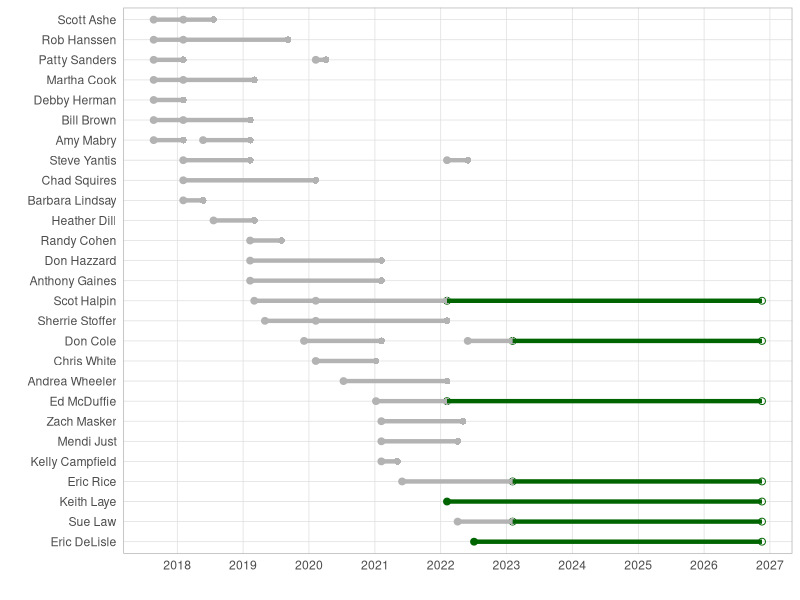
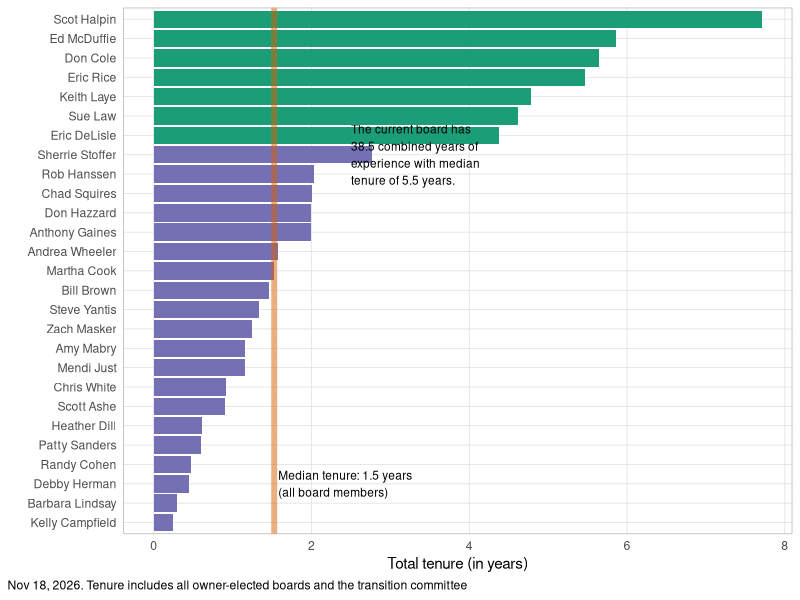
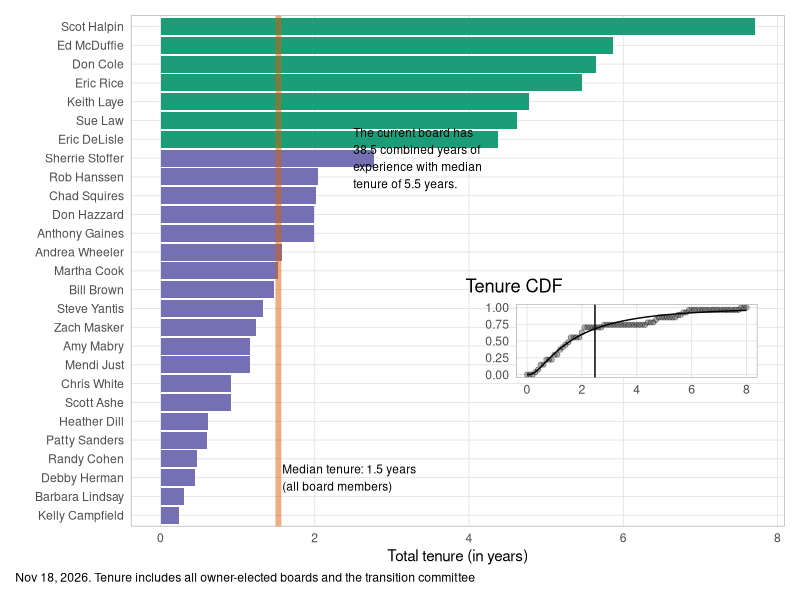
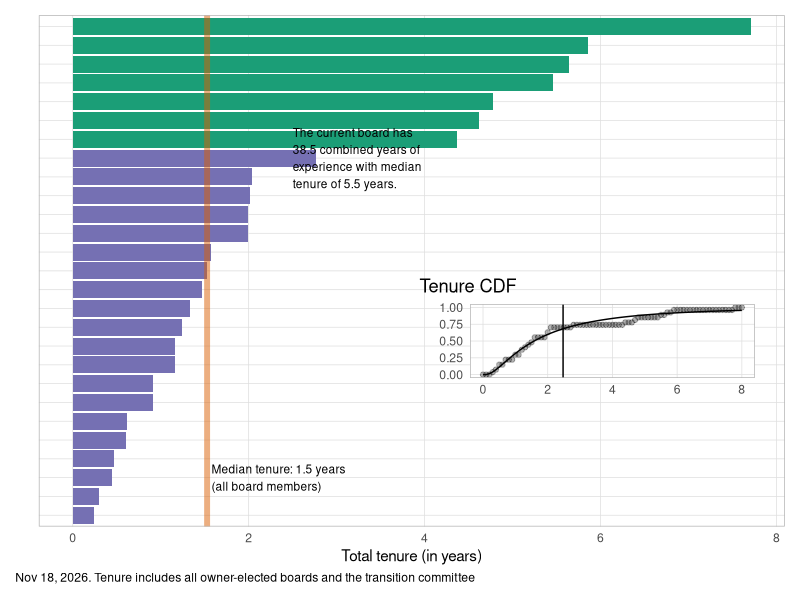
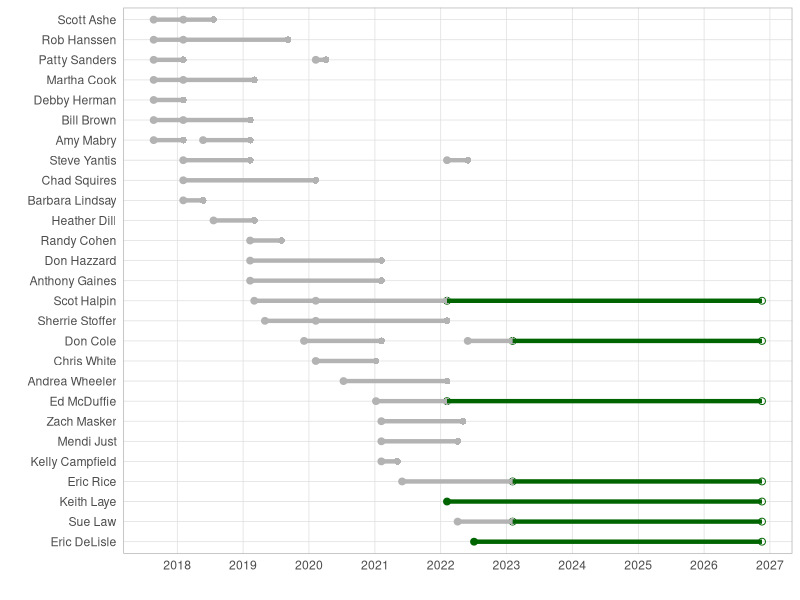

Generate these figures, in order, with R:
library(tidyverse)
library(patchwork)

theme_set(
    theme_light() +
        theme(
            plot.title.position = "plot",
            plot.caption = element_text(hjust = 0),
            plot.caption.position = "plot",
            panel.grid.minor = element_blank(),
            axis.ticks = element_blank()
        )
)

pdf_lognorm <- function(x, mu, sig) {
    .5 * (1 + pracma::erf((log(x) - mu) / (sqrt(2) * sig)))
}

now <- lubridate::today()
pdate <- format(now, format = "%b %d, %Y")

board_tenure_raw <- read_csv("sources/boardmember_tenure.csv") %>%
    mutate(active = is.na(resignation)) %>%
    replace_na(list(resignation = now)) %>%
    mutate(tenure = (resignation - start) / lubridate::dyears(1))

board_tenure <-
    board_tenure_raw %>%
    group_by(name) %>%
    summarize(
        total_tenure = sum(tenure),
        active = max(active),
        .groups = "drop"
    ) %>%
    arrange(-total_tenure)

median_tenure <- median(board_tenure$total_tenure)

board_comment <-
    board_tenure %>%
    filter(active > 0) %>%
    summarize(
        sum_tenure = sum(total_tenure),
        median_tenure = median(total_tenure)
    ) %>%
    mutate(comment = glue::glue("The current board has\n{round(sum_tenure, 1)} combined years of\nexperience with median\ntenure of {round(median_tenure, 1)} years.")) # nolint

median_active <- board_comment$median_tenure

tenure_plot <-
    board_tenure %>%
    ggplot() +
    aes(
        y = fct_reorder(name, total_tenure),
        x = total_tenure,
        fill = factor(active)
    ) +
    geom_col(show.legend = FALSE) +
    geom_vline(
        xintercept = median_tenure, lty = 1,
        alpha = .5, size = 2, color = "#d95f02"
    ) +
    scale_fill_manual(values = c("0" = "#7570b3", "1" = "#1b9e77")) +
    labs(
        x = "Total tenure (in years)", y = "",
        caption = glue::glue("{pdate}. Tenure includes all owner-elected boards and the transition committee") # nolint
    ) +
    annotate("text",
        x = median_tenure + .05, y = 3, size = 3, , hjust = 0,
        label = glue::glue("Median tenure: {round(median_tenure,1)} years\n(all board members)") # nolint
    ) +
    annotate("text",
        x = 2.5, y = 20, label = board_comment$comment,
        size = 3, hjust = 0
    )

ggsave("tenure/boardmember_tenure.png",
    width = 6, height = 7,
    plot = tenure_plot
)


logparam <-
    with(
        board_tenure,
        list(
            mean = mean(log(total_tenure)),
            sd = sd(log(total_tenure))
        )
    )

normparam <-
    with(
        board_tenure,
        list(
            mean = mean(total_tenure),
            sd = sd(total_tenure)
        )
    )

logmn <- exp(logparam[["mean"]] + .5 * logparam[["sd"]]^2)


board_cdf <-
    tibble(
        ten_length = seq(0, ceiling(max(board_tenure$total_tenure)), .1),
        cdf = map_dbl(ten_length, ~ nrow(board_tenure %>% filter(total_tenure < .x))) / nrow(board_tenure), # nolint
        cdf_simul_log = map_dbl(ten_length, ~ pdf_lognorm(.x, logparam[["mean"]], logparam[["sd"]])) # nolint
    )

lognormal_plot <-
    board_cdf %>%
    ggplot() +
    aes(x = ten_length) +
    geom_point(aes(y = cdf), alpha = .3) +
    geom_line(aes(y = cdf_simul_log)) +
    geom_vline(xintercept = logmn) +
    labs(x = "", y = "", title = "Tenure CDF") +
    theme(plot.background = element_blank())

finalplot <- tenure_plot + inset_element(lognormal_plot, .5, .2, .97, .5) 

ggsave("tenure/boardmember_tenure_with_dist.png",
    width = 6, height = 7,
    plot = finalplot
)

finalplot2 <- tenure_plot + theme(axis.text.y=element_blank())+ inset_element(lognormal_plot, .5, .2, .97, .5) 

ggsave("tenure/boardmember_tenure_with_dist_nonames.png",
    width = 6, height = 7,
    plot = finalplot2
)

#
# board composition
#

board_tenure_raw %>%
    group_by(name) %>%
    mutate(first_start = min(start)) %>%
    ungroup %>%
    mutate(name = fct_reorder(name, desc(first_start))) %>%
    ggplot + aes(y = name) + 
    geom_point(aes(x = start, color = active), size = 2) + 
    geom_point(aes(x = resignation, color = active, shape = active), size = 2) + 
    geom_segment(aes(yend = name, x = start, xend = resignation, color = active), size = 1.5) +
    scale_x_date(date_breaks = "1 year", date_label = "%Y") +
    scale_color_manual(values = c("TRUE" = "darkgreen", "FALSE" = "gray70")) +
    scale_shape_manual(values = c("TRUE" = 1, "FALSE" = 16)) + 
    theme(legend.position = "none") + 
    labs(x = "", y = "")

ggsave("tenure/boardmember_timeline.png", height = 6, width = 7)